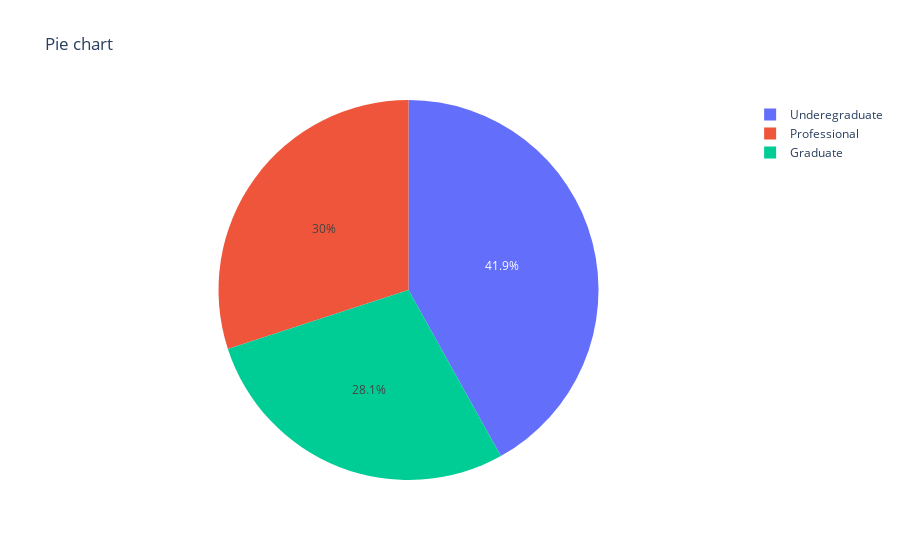

This figure's notebook cell:
### Markdown cell above
### PIE CHART.

### Code cell
fig=px.pie(data,values=EDU,names=EDU.index,title='Pie chart')
fig.show()

### Figure 1 — Plotly figure (JSON) as saved in the notebook; plotly's stock layout.template omitted (floating-point values rounded to 4 significant figures)
{"data": [{"domain": {"x": [0, 1], "y": [0, 1]}, "hovertemplate": "label=%{label}<br>value=%{value}<extra></extra>", "labels": ["Graduate", "Professional", "Underegraduate"], "legendgroup": "", "name": "", "showlegend": true, "type": "pie", "values": [1403, 1501, 2096]}], "layout": {"legend": {"tracegroupgap": 0}, "title": {"text": "Pie chart"}}}
